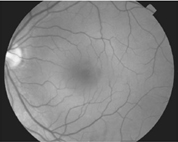
%> input picture chad/ImRetinaGS.tif, 178 x 142 px
$ octave img4.m   (GNU Octave 9; MATLAB toolbox functions it lacks are replaced by stand-ins)
%> lines starting %> are read from the running program, lines starting %| are printed output that depends on the picture
% Demonstrates the effects of bad gamma, and gamma-correction on images.

im = imread("ImRetinaGS.tif"); % filename hard-coded by teacher request
%> im is the input picture: size 142x178 uint8; min 7, max 253, mean 126.6
im_badmonitor = gamma_change(im,2.5); % simulate display on monitor with gamma 2.5
im_gammacorrected = gamma_change(im,(1/2.5)); % give image inverse gamma of above monitor
im_correctedmonitor = gamma_change(im_gammacorrected,2.5); % simulate corrected image

clf;
subplot(2,2,1)
imshow(im)
title("Original image")
subplot(2,2,2)
imshow(im_badmonitor)
title("Original, with gamma 2.5")
subplot(2,2,3)
imshow(im_gammacorrected)
title("Gamma-corrected image")
subplot(2,2,4)
imshow(im_correctedmonitor)
title("Gamma-corrected, with gamma 2.5")

function y = gamma_change(x,gamma)
%> called with gamma = 2.5
    c = 255/(255^gamma); % Ensures that 255 is the same in both original and corrected image
    y = c * cast(x,'double').^gamma;
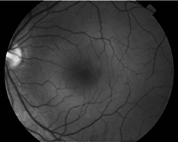
%> y: size 142x178 double; min 0.0318, max 250, mean 53.8
    y = cast(round(y),'uint8');
%> y: size 142x178 uint8
%> call 2 of gamma_change, with gamma = 0.4
%> in gamma_change (call 2), `y = c * cast(x,'double').^gamma;`:
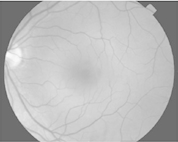
%> y: size 142x178 double; min 60.53, max 254.2, mean 188.1
end

$ run again, with chad/Img1GS.tif copied over chad/ImRetinaGS.tif
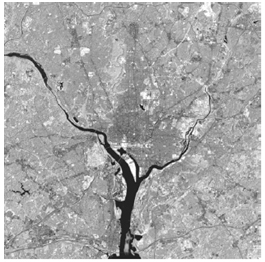
%> input picture chad/Img1GS.tif, 265 x 262 px
%> im is the input picture: size 262x265 uint8; min 18, max 255, mean 167
%> in gamma_change, `y = c * cast(x,'double').^gamma;`:
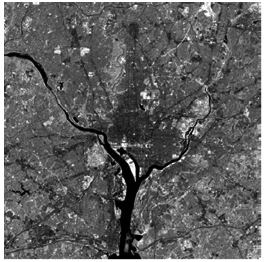
%> y: size 262x265 double; min 0.338, max 255, mean 96.4
%> in gamma_change (call 2), `y = c * cast(x,'double').^gamma;`:
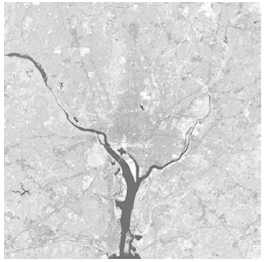
%> y: size 262x265 double; min 88.31, max 255, mean 213.7
